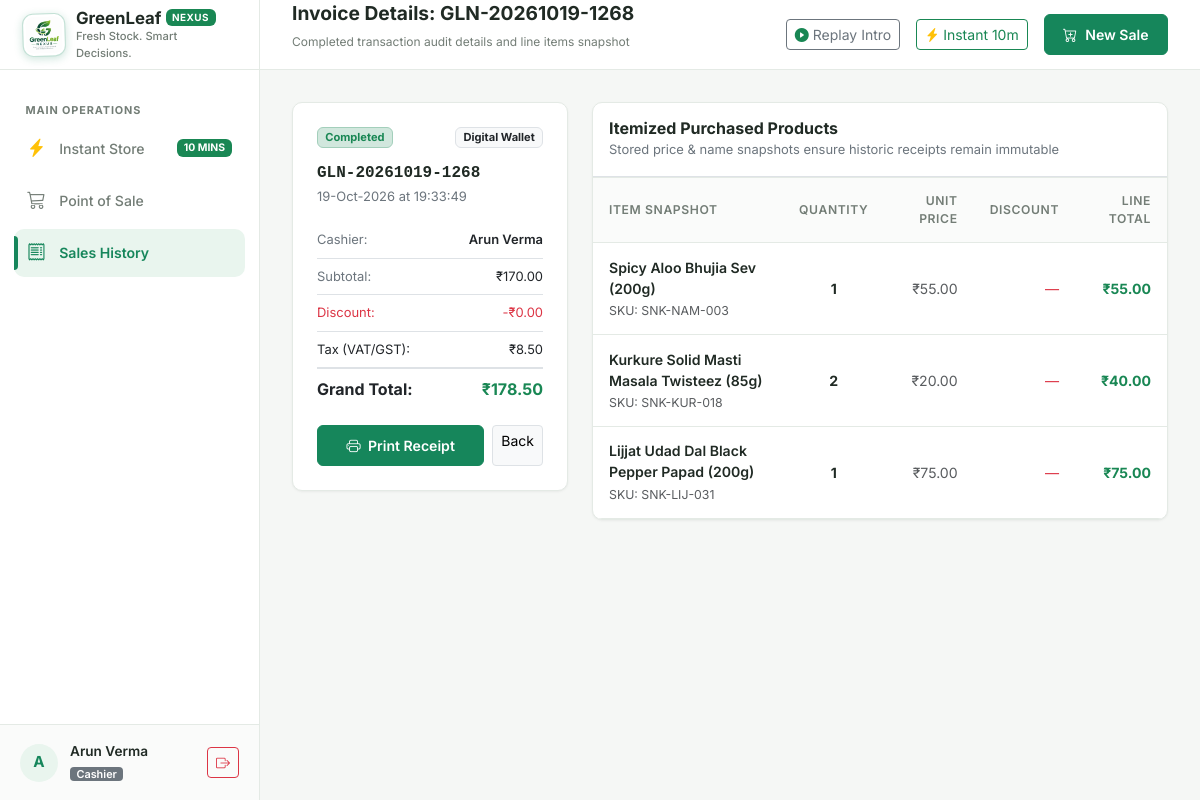
The app's page /sales/268 (signed in) with its own data.
### models/user.py (models this page shows, shortened)
class User(UserMixin, db.Model):
    __tablename__ = "users"
    user_id = db.Column(db.Integer, primary_key=True, autoincrement=True)
    username = db.Column(db.String(50), unique=True, nullable=False, index=True)
    full_name = db.Column(db.String(100), nullable=False)
    password_hash = db.Column(db.String(255), nullable=False)
    role = db.Column(db.String(20), nullable=False, default="cashier")  # 'admin' or 'cashier'
    is_active = db.Column(db.Boolean, default=True, nullable=False)
    created_at = db.Column(db.DateTime, default=datetime.utcnow, nullable=False)
    sales = db.relationship("Sale", back_populates="cashier", lazy="dynamic")
    movements = db.relationship("InventoryMovement", back_populates="user", lazy="dynamic")
    audit_logs = db.relationship("AuditLog", back_populates="user", lazy="dynamic")
    @property
    def is_admin(self):
        return self.role == "admin"

### models/sale.py (models this page shows, shortened)
class Sale(db.Model):
    __tablename__ = "sales"
    sale_id = db.Column(db.Integer, primary_key=True, autoincrement=True)
    invoice_number = db.Column(db.String(50), unique=True, nullable=False, index=True)
    sale_date = db.Column(db.Date, nullable=False, default=date.today, index=True)
    sale_time = db.Column(db.Time, nullable=False, default=lambda: datetime.now().time())
    user_id = db.Column(db.Integer, db.ForeignKey("users.user_id"), nullable=False, index=True)
    subtotal = db.Column(db.Float, nullable=False, default=0.0)
    discount_amount = db.Column(db.Float, nullable=False, default=0.0)
    tax_amount = db.Column(db.Float, nullable=False, default=0.0)
    total_amount = db.Column(db.Float, nullable=False, default=0.0)
    payment_method = db.Column(db.String(30), nullable=False, default="Cash")
    transaction_status = db.Column(db.String(20), nullable=False, default="completed", index=True)
    customer_name = db.Column(db.String(100), nullable=True)
    customer_phone = db.Column(db.String(30), nullable=True)
    notes = db.Column(db.Text, nullable=True)
    created_at = db.Column(db.DateTime, default=datetime.utcnow, nullable=False, index=True)
    cashier = db.relationship("User", back_populates="sales")
    items = db.relationship("SaleItem", back_populates="sale", cascade="all, delete-orphan", lazy="joined")

### models/sale_item.py (models this page shows, shortened)
class SaleItem(db.Model):
    __tablename__ = "sale_items"
    sale_item_id = db.Column(db.Integer, primary_key=True, autoincrement=True)
    sale_id = db.Column(db.Integer, db.ForeignKey("sales.sale_id", ondelete="CASCADE"), nullable=False, index=True)
    product_id = db.Column(db.Integer, db.ForeignKey("products.product_id", ondelete="SET NULL"), nullable=True, index=True)
    product_name_snapshot = db.Column(db.String(120), nullable=False)
    quantity = db.Column(db.Integer, nullable=False)
    unit_price = db.Column(db.Float, nullable=False)
    unit_cost_snapshot = db.Column(db.Float, nullable=False, default=0.0)
    discount_amount = db.Column(db.Float, nullable=False, default=0.0)
    line_total = db.Column(db.Float, nullable=False)
    sale = db.relationship("Sale", back_populates="items")
    product = db.relationship("Product", back_populates="sale_items")

### models/product.py (models this page shows, shortened)
class Product(db.Model):
    __tablename__ = "products"
    product_id = db.Column(db.Integer, primary_key=True, autoincrement=True)
    sku = db.Column(db.String(50), unique=True, nullable=False, index=True)
    barcode = db.Column(db.String(50), nullable=True, index=True)
    name = db.Column(db.String(120), nullable=False, index=True)
    description = db.Column(db.Text, nullable=True)
    category = db.Column(db.String(50), nullable=False, index=True)
    unit_price = db.Column(db.Float, nullable=False)
    cost_price = db.Column(db.Float, default=0.0, nullable=False)
    stock_qty = db.Column(db.Integer, nullable=False, default=0)
    reorder_level = db.Column(db.Integer, nullable=False, default=10)
    expiry_date = db.Column(db.Date, nullable=True)
    supplier_id = db.Column(db.Integer, db.ForeignKey("suppliers.supplier_id"), nullable=True)
    image_path = db.Column(db.String(255), nullable=True)
    is_active = db.Column(db.Boolean, default=True, nullable=False, index=True)
    created_at = db.Column(db.DateTime, default=datetime.utcnow, nullable=False)
    updated_at = db.Column(db.DateTime, default=datetime.utcnow, onupdate=datetime.utcnow, nullable=False)
    supplier = db.relationship("Supplier", back_populates="products")
    sale_items = db.relationship("SaleItem", back_populates="product", lazy="dynamic")
    movements = db.relationship("InventoryMovement", back_populates="product", lazy="dynamic")

### routes/sales.py (the view)
@sales_bp.route("/<int:sale_id>")
@login_required
def details(sale_id):
    sale = Sale.query.get_or_404(sale_id)
    if not current_user.is_admin and sale.user_id != current_user.user_id:
        abort(403)
    return render_template("sales/details.html", sale=sale)

### templates/sales/details.html (shortened to what this page needs)
{% extends "base.html" %}
{% block page_title %}Invoice Details: {{ sale.invoice_number }}{% endblock %}
{% block page_subtitle %}Completed transaction audit details and line items snapshot{% endblock %}
{% block content %}
<div class="row g-4">
  <div class="col-12 col-lg-4">
    <div class="card-custom">
      <div class="d-flex align-items-center justify-content-between mb-3">
        <span class="badge bg-success-subtle text-success border border-success-subtle">Completed</span>
        <span class="badge bg-light text-dark border">{{ sale.payment_method }}</span>
      </div>
      <h4 class="fw-bold fs-6 font-monospace mb-1">{{ sale.invoice_number }}</h4>
      <div class="text-secondary small mb-3">
        {{ sale.sale_date.strftime('%d-%b-%Y') }} at {{ sale.sale_time.strftime('%H:%M:%S') if sale.sale_time else '' }}
      </div>
      <div class="list-group list-group-flush small mb-3">
        <div class="list-group-item px-0 d-flex justify-content-between">
          <span class="text-secondary">Cashier:</span>
          <span class="fw-semibold">{{ sale.cashier.full_name }}</span>
        </div>
        <div class="list-group-item px-0 d-flex justify-content-between">
          <span class="text-secondary">Subtotal:</span>
          <span>{{ sale.subtotal|currency }}</span>
        </div>
        <div class="list-group-item px-0 d-flex justify-content-between text-danger">
          <span>Discount:</span>
          <span>-{{ sale.discount_amount|currency }}</span>
        </div>
        <div class="list-group-item px-0 d-flex justify-content-between">
          <span>Tax (VAT/GST):</span>
          <span>{{ sale.tax_amount|currency }}</span>
        </div>
        <div class="list-group-item px-0 d-flex justify-content-between fs-6 fw-bold border-top pt-2">
          <span>Grand Total:</span>
          <span class="text-success">{{ sale.total_amount|currency }}</span>
        </div>
      </div>
      <div class="d-flex gap-2">
        <a href="{{ url_for('sales.receipt', sale_id=sale.sale_id) }}" target="_blank" class="btn btn-sm btn-green flex-fill">
          <i class="bi bi-printer me-1"></i> Print Receipt
        </a>
        <a href="{{ url_for('sales.index') }}" class="btn btn-sm btn-light border">Back</a>
      </div>
    </div>
  </div>
  <div class="col-12 col-lg-8">
    <div class="card-custom p-0 overflow-hidden">
      <div class="p-3 border-bottom">
        <h4 class="fs-6 fw-bold mb-0">Itemized Purchased Products</h4>
        <span class="text-secondary small">Stored price & name snapshots ensure historic receipts remain immutable</span>
      </div>
      <div class="table-responsive">
        <table class="table-custom mb-0">
          <thead>
            <tr>
              <th>Item Snapshot</th>
              <th class="text-center">Quantity</th>
              <th class="text-end">Unit Price</th>
              <th class="text-end">Discount</th>
              <th class="text-end">Line Total</th>
            </tr>
          </thead>
          <tbody>
            {% for item in sale.items %}
            <tr>
              <td>
                <div class="fw-semibold">{{ item.product_name_snapshot }}</div>
                {% if item.product %}
                  <a href="{{ url_for('products.details', product_id=item.product.product_id) }}" class="text-muted small text-decoration-none">
                    SKU: {{ item.product.sku }}
                  </a>
                {% endif %}
              </td>
              <td class="text-center fw-bold">{{ item.quantity }}</td>
              <td class="text-end text-muted small">{{ item.unit_price|currency }}</td>
              <td class="text-end text-danger small">
                {% if item.discount_amount > 0 %}-{{ item.discount_amount|currency }}{% else %}—{% endif %}
              </td>
              <td class="text-end fw-bold text-success">{{ item.line_total|currency }}</td>
            </tr>
            {% endfor %}
          </tbody>
        </table>
      </div>
    </div>
  </div>
</div>
{% endblock %}

### templates/base.html (shortened to what this page needs)
<!DOCTYPE html>
<html lang="en">
<head>
  <link href="https://cdn.jsdelivr.net/npm/bootstrap@5.3.3/dist/css/bootstrap.min.css" rel="stylesheet">
  <link href="https://cdn.jsdelivr.net/npm/bootstrap-icons@1.11.3/font/bootstrap-icons.min.css" rel="stylesheet">
  <link href="{{ url_for('static', filename='css/style.css') }}" rel="stylesheet">
</head>
<body>
<div class="app-container">
  <aside class="app-sidebar" id="appSidebar">
    <a href="{{ url_for('dashboard.index') if current_user.is_authenticated and current_user.is_admin else url_for('pos.index') }}" class="brand-section text-decoration-none">
      <img src="{{ url_for('static', filename='img/greenleaf-nexus-logo.png') }}" alt="GreenLeaf Nexus Official Logo" class="brand-logo-img">
      <div class="brand-text">
        <h1 class="d-flex align-items-center gap-1 mb-0">
          GreenLeaf <span class="badge bg-success text-white fw-bold" style="font-size: 0.62rem; letter-spacing: 0.5px;">NEXUS</span>
        </h1>
        <p class="mb-0">{{ STORE_TAGLINE }}</p>
      </div>
    </a>
    <nav class="sidebar-nav">
      <div class="nav-section-title">Main Operations</div>
      <a href="{{ url_for('express.store') }}" class="nav-link-custom {% if request.endpoint.startswith('express.store') %}active{% endif %}">
        <i class="bi bi-lightning-charge-fill text-warning"></i>
        <span>Instant Store</span>
        <span class="badge bg-success ms-auto" style="font-size: 0.65rem;">10 MINS</span>
      </a>
      <a href="{{ url_for('pos.index') }}" class="nav-link-custom {% if request.endpoint.startswith('pos.') %}active{% endif %}">
        <i class="bi bi-cart3"></i>
        <span>Point of Sale</span>
      </a>
      <a href="{{ url_for('sales.index') }}" class="nav-link-custom {% if request.endpoint.startswith('sales.') %}active{% endif %}">
        <i class="bi bi-receipt"></i>
        <span>Sales History</span>
      </a>
    </nav>
    <div class="user-profile-widget">
      <div class="user-avatar">
        {{ current_user.full_name[:1].upper() if current_user.is_authenticated else 'G' }}
      </div>
      <div class="user-info-text">
        <div class="user-name">{{ current_user.full_name if current_user.is_authenticated else 'Guest' }}</div>
        <span class="user-role-badge {% if current_user.is_authenticated and current_user.is_admin %}badge bg-success{% else %}badge bg-secondary{% endif %}">
          {{ current_user.role if current_user.is_authenticated else 'Visitor' }}
        </span>
      </div>
      <a href="{{ url_for('auth.logout') }}" class="btn btn-sm btn-outline-danger ms-1" title="Log Out">
        <i class="bi bi-box-arrow-right"></i>
      </a>
    </div>
  </aside>
  <div class="main-wrapper">
    <header class="app-topbar">
      <div class="d-flex align-items-center gap-3">
        <div class="topbar-title-section">
          <h2>{% block page_title %}Overview{% endblock %}</h2>
          <p>{% block page_subtitle %}Real-time store management and inventory surveillance{% endblock %}</p>
        </div>
      </div>
      <div class="topbar-actions">
        <button type="button" class="btn btn-sm btn-outline-secondary d-none d-md-inline-flex align-items-center gap-1" id="btnReplayIntro" title="Replay 'Welcome to GreenLeaf Nexus' Framer Page Transition">
          <i class="bi bi-play-circle-fill text-success"></i>
          <span>Replay Intro</span>
        </button>
        <a href="{{ url_for('express.store') }}" class="btn btn-sm btn-outline-success d-inline-flex align-items-center gap-1">
          <i class="bi bi-lightning-charge-fill text-warning"></i>
          <span class="d-none d-sm-inline">Instant 10m</span>
        </a>
        <a href="{{ url_for('pos.index') }}" class="btn btn-sm btn-green d-flex align-items-center gap-2">
          <i class="bi bi-cart-plus"></i>
          <span class="d-none d-sm-inline">New Sale</span>
        </a>
      </div>
    </header>
    <main class="content-body">
      {% block content %}{% endblock %}
    </main>
  </div>
</div>
</body>
</html>

### records on screen
User: is_active+full_name "A", is_active+full_name "Arun Verma", is_active+role "Cashier", cashier.full_name "Arun Verma"
Sale: invoice_number "GLN-20261019-1268", payment_method "Digital Wallet", sale_date "19-Oct-2026", sale_time "19:33:49", subtotal "₹170.00", discount_amount "₹0.00", tax_amount "₹8.50", total_amount "₹178.50"
SaleItem: product_name_snapshot "Spicy Aloo Bhujia Sev (200g)", product.sku "SNK-NAM-003", quantity "1", unit_price "₹55.00", line_total "₹55.00"
SaleItem: product_name_snapshot "Kurkure Solid Masti Masala Twisteez (85g)", product.sku "SNK-KUR-018", quantity "2", unit_price "₹20.00", line_total "₹40.00"
SaleItem: product_name_snapshot "Lijjat Udad Dal Black Pepper Papad (200g)", product.sku "SNK-LIJ-031", quantity "1", unit_price "₹75.00", line_total "₹75.00"

### other values on screen
{{ STORE_TAGLINE }} "Fresh Stock. Smart Decisions."
